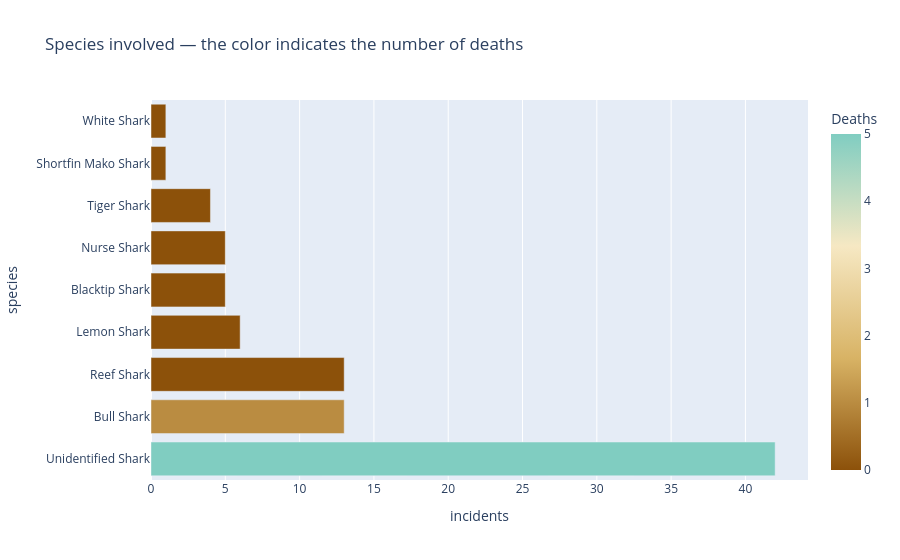

The cell this chart's notebook holds for it:
### Code cell
#This pivot table ranks the species per incident (includes fatality and severity)
pivot_species = (jaws
    .groupby("species", dropna=False)
    .agg(incidents=("date", "count"),
         fatals=("fatality", lambda s: (s == "Fatal").sum()),
         severe=("severity", lambda s: (s == "Severe").sum()),
         fatalsandsevere_pct=("severity", lambda s: s.isin(["Severe", "Fatal"]).mean().round(2)))
    .sort_values(["incidents", "fatals"], ascending=False))
display(pivot_species)
# and shows this in a barchart
fig = px.bar(pivot_species.reset_index(),
             x="incidents", y="species", orientation="h",
             color="fatals", color_continuous_scale=["#8c510a", "#d8b365", "#f6e8c3", "#80cdc1"],
             hover_data={"fatal_rate": ":.1%"} if "fatal_rate" in pivot_species.columns
                        else {"fatalsandsevere_pct": ":.1%"}, # in case of non fatal case, shows the severity
             labels={"fatals": "Deaths"},
             title="Species involved — the color indicates the number of deaths")
fig.show()

### Figure 1 — Plotly figure (JSON) as saved in the notebook; plotly's stock layout.template omitted (floating-point values rounded to 4 significant figures)
{"data": [{"customdata": [[0.26], [0.08], [0.08], [0.17], [0.0], [0.0], [0.25], [0.0], [1.0], [0.0]], "hovertemplate": "incidents=%{x}<br>species=%{y}<br>fatalsandsevere_pct=%{customdata[0]:.1%}<br>Deaths=%{marker.color}<extra></extra>", "legendgroup": "", "marker": {"color": [5, 1, 0, 0, 0, 0, 0, 0, 0, 4], "coloraxis": "coloraxis", "pattern": {"shape": ""}}, "name": "", "orientation": "h", "showlegend": false, "textposition": "auto", "type": "bar", "x": [42, 13, 13, 6, 5, 5, 4, 1, 1, 0], "xaxis": "x", "y": ["Unidentified Shark", "Bull Shark", "Reef Shark", "Lemon Shark", "Blacktip Shark", "Nurse Shark", "Tiger Shark", "Shortfin Mako Shark", "White Shark", null], "yaxis": "y"}], "layout": {"barmode": "relative", "coloraxis": {"autocolorscale": false, "colorbar": {"title": {"text": "Deaths"}}, "colorscale": [[0, "#8c510a"], [0.3333, "#d8b365"], [0.6667, "#f6e8c3"], [1, "#80cdc1"]]}, "legend": {"tracegroupgap": 0}, "title": {"text": "Species involved — the color indicates the number of deaths"}, "xaxis": {"anchor": "y", "domain": [0, 1], "title": {"text": "incidents"}}, "yaxis": {"anchor": "x", "domain": [0, 1], "title": {"text": "species"}}}}
